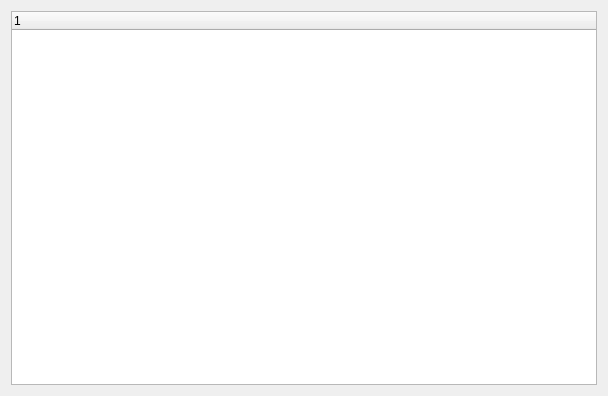
<?xml version="1.0" encoding="UTF-8"?>
<ui version="4.0">
 <class>Widget</class>
 <widget class="QWidget" name="Widget">
  <property name="geometry">
   <rect>
    <x>0</x>
    <y>0</y>
    <width>608</width>
    <height>396</height>
   </rect>
  </property>
  <property name="windowTitle">
   <string>Widget</string>
  </property>
  <layout class="QHBoxLayout" name="horizontalLayout">
   <item>
    <widget class="QTreeWidget" name="treeWidget">
     <column>
      <property name="text">
       <string notr="true">1</string>
      </property>
     </column>
    </widget>
   </item>
  </layout>
 </widget>
 <resources/>
 <connections/>
</ui>
